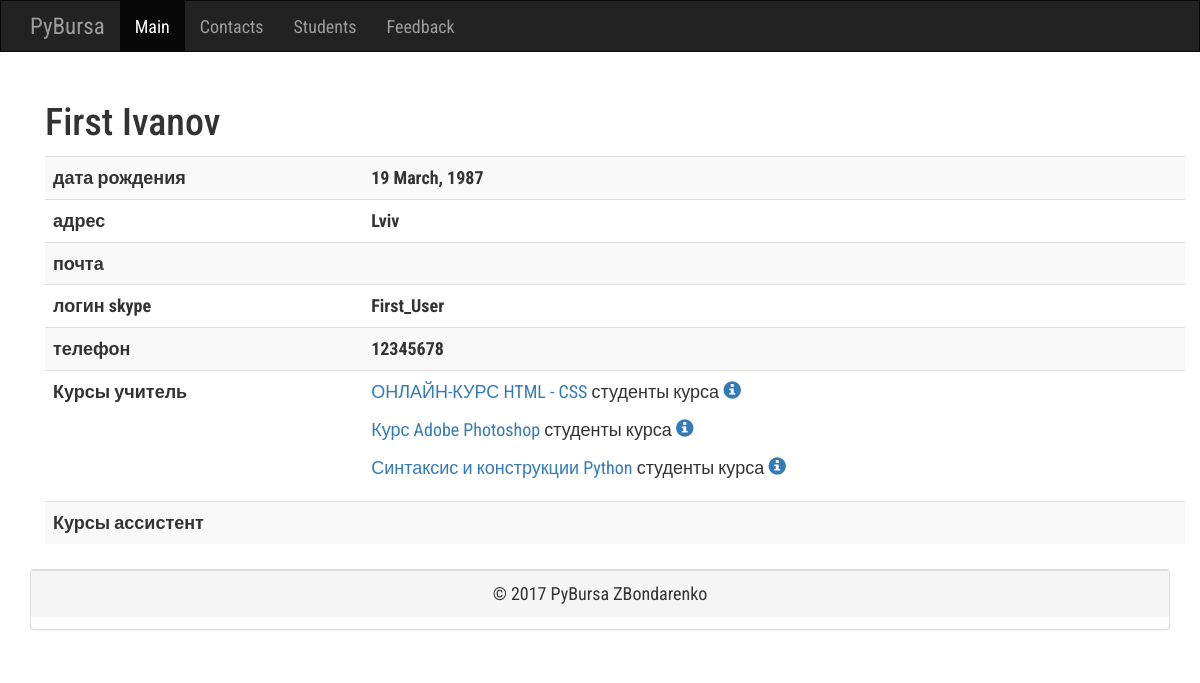
Page /coaches/1/ on the committed database.
### coaches/models.py (models this page shows, shortened)
class Coach(models.Model):
	user = models.OneToOneField(User)
	date_of_birth = models.DateField()
	gender = models.CharField(max_length=1, choices=(('M', 'Male'),('F', 'Female')))
	phone = models.CharField(max_length=10)
	address = models.CharField(max_length=50)
	skype = models.CharField(max_length=20)
	description = models.TextField()

### courses/models.py (models this page shows, shortened)
class Course(models.Model):
	name = models.CharField('Название',max_length=200)
	short_description = models.CharField('Кратное описание',max_length=200)
	description = models.TextField('Детальная информация')
	coach = models.ForeignKey(Coach, null = True, blank = True, related_name='coach_courses')
	assistant = models.ForeignKey(Coach, null = True, blank = True, related_name='assistant_courses')

### coaches/views.py (the view)
# urls.py: url(r'(\d)+/$', views.detail, name='detail'),
def detail(request, coach_id):
		coach = Coach.objects.get(id=coach_id)
		teacher = Course.objects.filter(coach=coach_id)
		assistant = Course.objects.filter(assistant=coach_id)
		return render(request, 'coaches/detail.html', {'coach': coach,  'teacher': teacher, 'assistant': assistant})

### templates/coaches/detail.html (shortened to what this page needs)
{% extends "base.html" %}
{% block nav_class_index %}active{% endblock nav_class_index %}
{% block content %}
{% load static %}
<div class="container">
   	<h2>{{coach.user.first_name}} {{ coach.user.last_name }}</h2>
<div>
      <div class="table-responsive">
      <table class="table table-striped">
        <tr>
        	<th>дата рождения</th>
        	<th>{{coach.date_of_birth|date:"d F, Y"}}</th>
        </tr>
        <tr>
            <th>адрес</th>
            <th>{{coach.address}}</th>
        </tr>
        <tr>
            <th>почта</th>
            <th>{{coach.email}}</th>
        </tr>
            <th>логин skype</th>
            <th>{{coach.skype}}</th>
            <th>телефон</th>
            <th>{{coach.phone}}</th>
            <th>Курсы учитель</th>
             <td>{% for course in teacher %}
               <p><a href="{% url 'courses:detail' course.id %}">{{course.name}}</a>
               студенты курса
               <a href="{% url 'students:list_view' %}?course_id={{course.id}}"><span class="glyphicon glyphicon-info-sign"></span></a>
               </p>
               {% endfor %}
             </td>
            <th>Курсы ассистент</th>
             <td>
             </td>
      </table>
    </div>
{% endblock content %}

### rows in the picture
Coach: user.first_name "First", user.last_name "Ivanov", date_of_birth "19 March, 1987", address "Lviv", skype "First_User", phone "12345678"
Course: name "ОНЛАЙН-КУРС HTML - CSS"
Course: name "Курс Adobe Photoshop"
Course: name "Синтаксис и конструкции Python"
